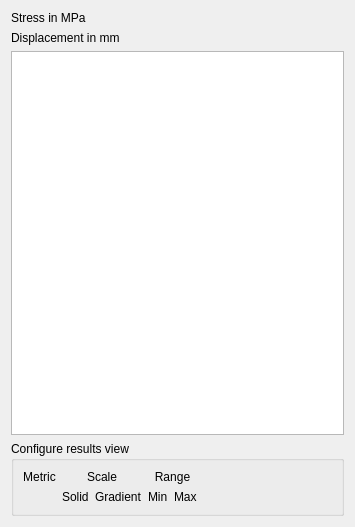
<?xml version="1.0" encoding="UTF-8"?>
<ui version="4.0">
 <class>Dialog</class>
 <widget class="QDialog" name="Dialog">
  <property name="geometry">
   <rect>
    <x>0</x>
    <y>0</y>
    <width>355</width>
    <height>527</height>
   </rect>
  </property>
  <property name="windowTitle">
   <string>Results</string>
  </property>
  <layout class="QVBoxLayout" name="verticalLayout">
   <item>
    <widget class="QLabel" name="label">
     <property name="text">
      <string>Stress in MPa</string>
     </property>
    </widget>
   </item>
   <item>
    <widget class="QLabel" name="label_2">
     <property name="text">
      <string>Displacement in mm</string>
     </property>
    </widget>
   </item>
   <item>
    <widget class="QTableView" name="resultsTable">
     <property name="minimumSize">
      <size>
       <width>0</width>
       <height>300</height>
      </size>
     </property>
     <property name="maximumSize">
      <size>
       <width>16777215</width>
       <height>1000</height>
      </size>
     </property>
    </widget>
   </item>
   <item>
    <widget class="QGroupBox" name="configGroup">
     <property name="title">
      <string>Configure results view</string>
     </property>
     <layout class="QGridLayout" name="configGrid">
      <item row="0" column="1" colspan="2">
       <widget class="QLabel" name="label_5">
        <property name="text">
         <string>Scale</string>
        </property>
        <property name="alignment">
         <set>Qt::AlignCenter</set>
        </property>
       </widget>
      </item>
      <item row="0" column="3" colspan="2">
       <widget class="QLabel" name="label_3">
        <property name="text">
         <string>Range</string>
        </property>
        <property name="alignment">
         <set>Qt::AlignCenter</set>
        </property>
       </widget>
      </item>
      <item row="0" column="0">
       <widget class="QLabel" name="label_4">
        <property name="text">
         <string>Metric</string>
        </property>
        <property name="alignment">
         <set>Qt::AlignCenter</set>
        </property>
       </widget>
      </item>
      <item row="1" column="4">
       <widget class="QLabel" name="label_9">
        <property name="text">
         <string>Max</string>
        </property>
        <property name="alignment">
         <set>Qt::AlignLeading|Qt::AlignLeft|Qt::AlignVCenter</set>
        </property>
       </widget>
      </item>
      <item row="1" column="2">
       <widget class="QLabel" name="label_7">
        <property name="text">
         <string>Gradient</string>
        </property>
        <property name="alignment">
         <set>Qt::AlignLeading|Qt::AlignLeft|Qt::AlignVCenter</set>
        </property>
       </widget>
      </item>
      <item row="1" column="1">
       <widget class="QLabel" name="label_6">
        <property name="text">
         <string>Solid</string>
        </property>
        <property name="alignment">
         <set>Qt::AlignLeading|Qt::AlignLeft|Qt::AlignVCenter</set>
        </property>
       </widget>
      </item>
      <item row="1" column="3">
       <widget class="QLabel" name="label_8">
        <property name="text">
         <string>Min</string>
        </property>
        <property name="alignment">
         <set>Qt::AlignLeading|Qt::AlignLeft|Qt::AlignVCenter</set>
        </property>
       </widget>
      </item>
      <item row="0" column="5" rowspan="2">
       <spacer name="horizontalSpacer">
        <property name="orientation">
         <enum>Qt::Horizontal</enum>
        </property>
        <property name="sizeHint" stdset="0">
         <size>
          <width>40</width>
          <height>20</height>
         </size>
        </property>
       </spacer>
      </item>
     </layout>
    </widget>
   </item>
  </layout>
 </widget>
 <resources>
  <include location="redGreenIcon.qrc"/>
 </resources>
 <connections/>
</ui>
